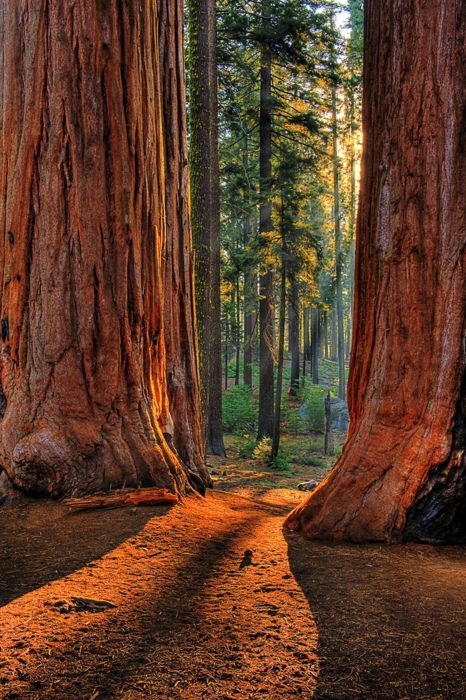
#> input picture F55121075_Daniel Irwansyah_B_Tugas 4 PCD/Gambar asli/gambaraslifft.jpg, 466 x 700 px, found by its file name
$ python fft.py
#> lines starting #> are read from the running program, lines starting #| are printed output that depends on the picture
import cv2
import numpy as np
from matplotlib import pyplot as plt

img = cv2.imread('gambar asli/gambaraslifft.jpg', 0)
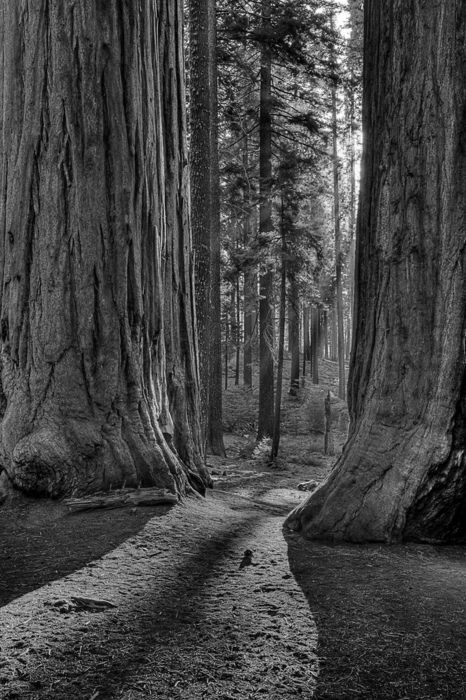
#> img: shape (700, 466); min 0, max 255, mean 68

f = np.fft.fft2(img)
fshift = np.fft.fftshift(f)

magnitude_spectrum = 20*np.log(np.abs(fshift))
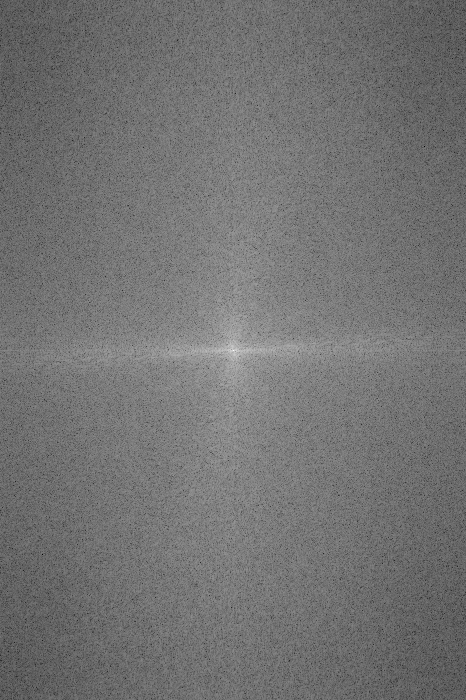
#> magnitude_spectrum: shape (700, 466) float64; min 41.28, max 338.3, mean 175.3; drawn with min black and max white

plt.subplot(121),plt.imshow(img, cmap = 'gray')
plt.title('Gambar Asli'), plt.xticks([]), plt.yticks([])
plt.subplot(122),plt.imshow(magnitude_spectrum, cmap = 'gray')
plt.title('Magnitudo Spektrum Frekuensi'), plt.xticks([]), plt.yticks([])
plt.show()
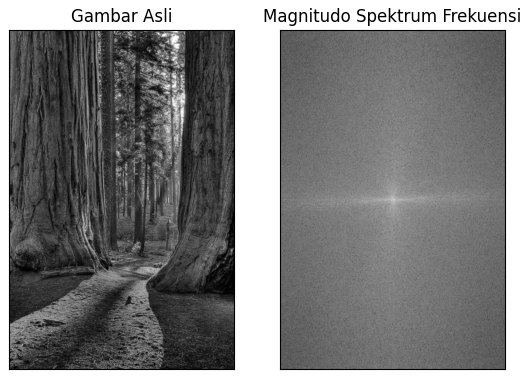
#> figure drawn by matplotlib, 2 panels

cv2.imwrite('hasil_fft.png', magnitude_spectrum)
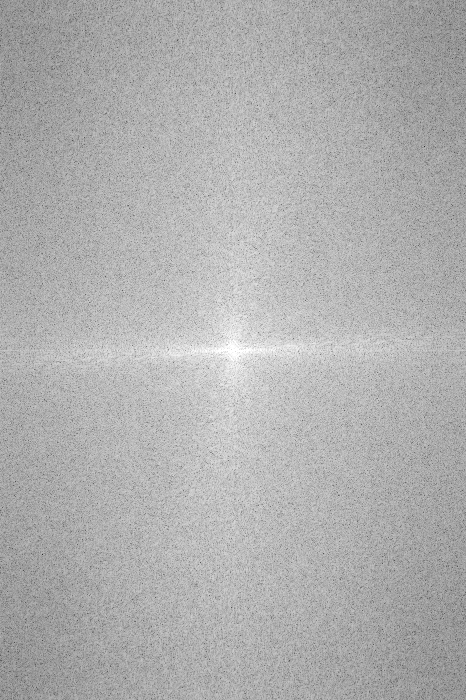
#> saved as hasil_fft.png: shape (700, 466); min 41, max 255, mean 175.3

$ run again, with F55121075_Daniel Irwansyah_B_Tugas 4 PCD/Gambar asli/Butterworth Highpass Filter & Gaussian Highpass Filter.jpg copied over F55121075_Daniel Irwansyah_B_Tugas 4 PCD/Gambar asli/gambaraslifft.jpg
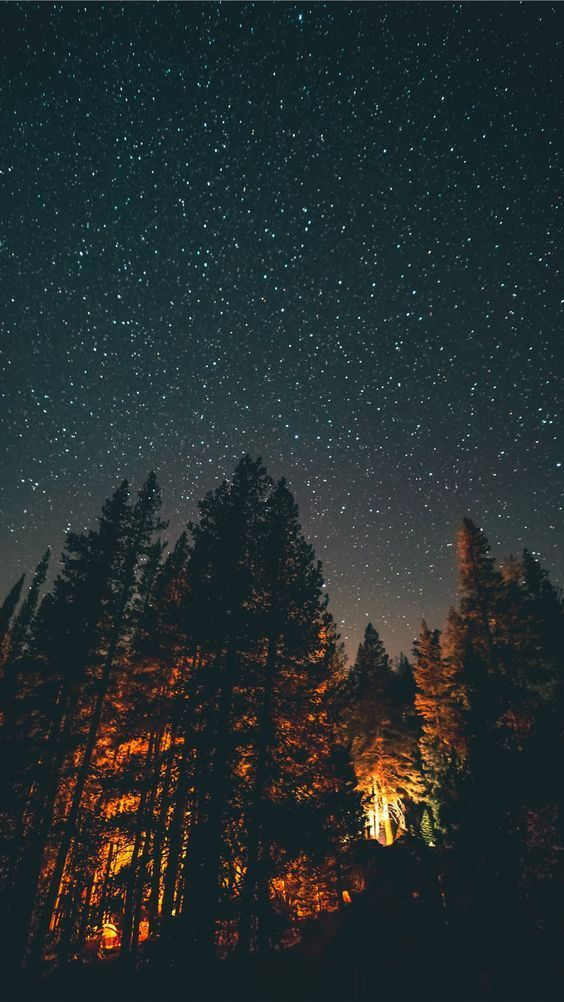
#> input picture F55121075_Daniel Irwansyah_B_Tugas 4 PCD/Gambar asli/Butterworth Highpass Filter & Gaussian Highpass Filter.jpg, 564 x 1002 px, found by its file name
#> `magnitude_spectrum = 20*np.log(np.abs(fshift))`:
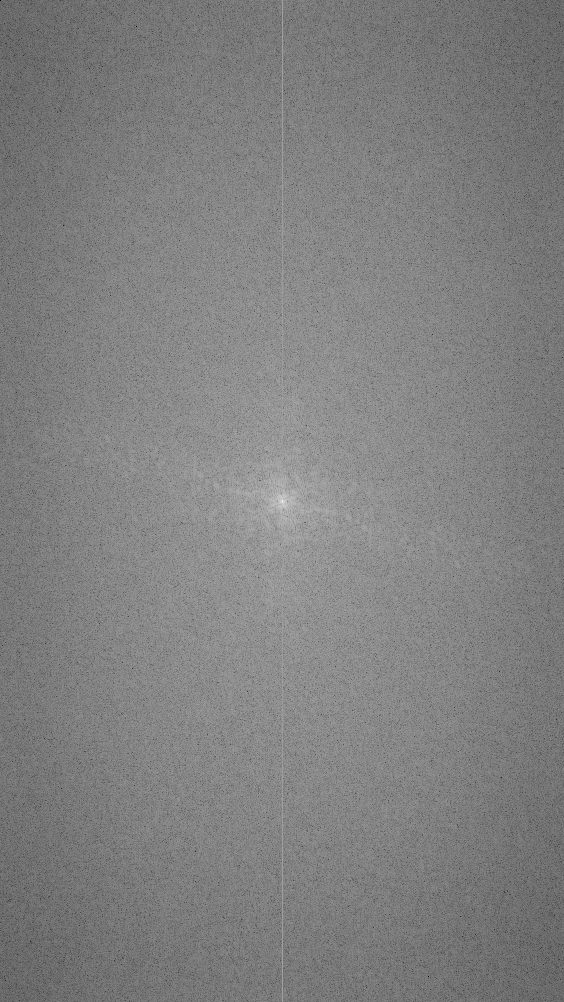
#> magnitude_spectrum: shape (1002, 564) float64; min -1.36e-11, max 340.5, mean 171.3; drawn with min black and max white
#> `cv2.imwrite('hasil_fft.png', magnitude_spectrum)`:
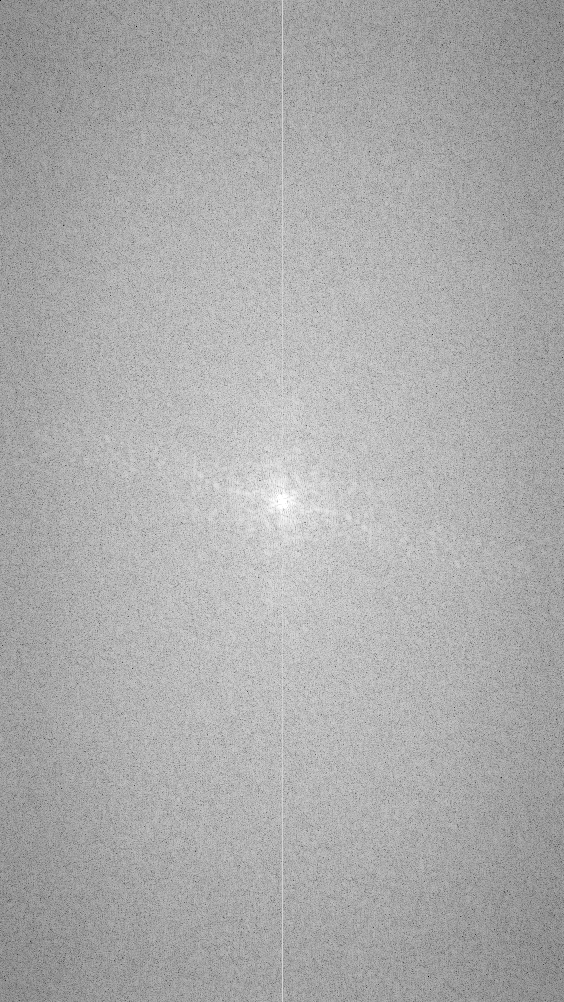
#> saved as hasil_fft.png: shape (1002, 564); min 0, max 255, mean 171.3

$ run again, with F55121075_Daniel Irwansyah_B_Tugas 4 PCD/Gambar asli/Gaussian Lowpass Filter & Ideal Highpass Filter.jpg copied over F55121075_Daniel Irwansyah_B_Tugas 4 PCD/Gambar asli/gambaraslifft.jpg
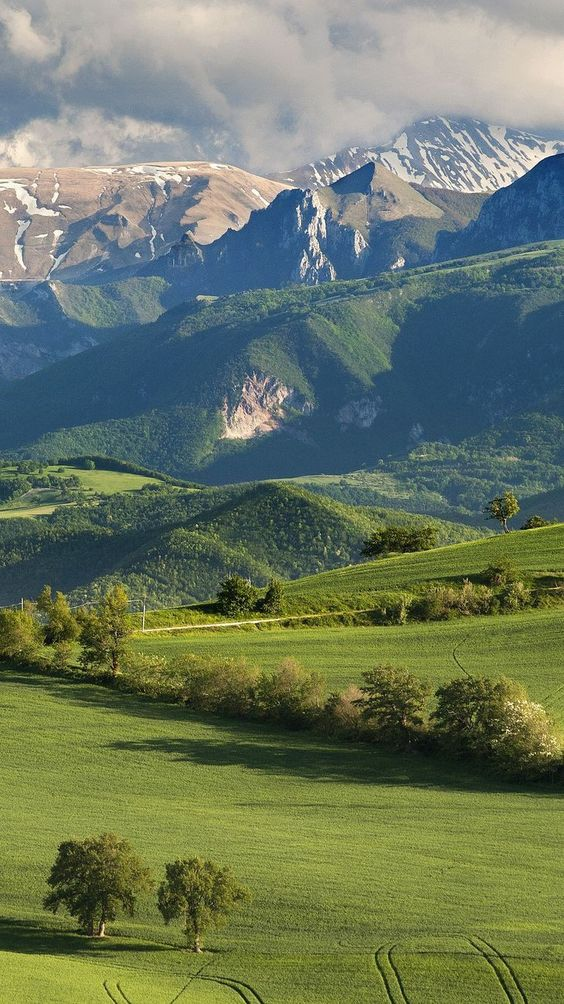
#> input picture F55121075_Daniel Irwansyah_B_Tugas 4 PCD/Gambar asli/Gaussian Lowpass Filter & Ideal Highpass Filter.jpg, 564 x 1004 px, found by its file name
#> `magnitude_spectrum = 20*np.log(np.abs(fshift))`:
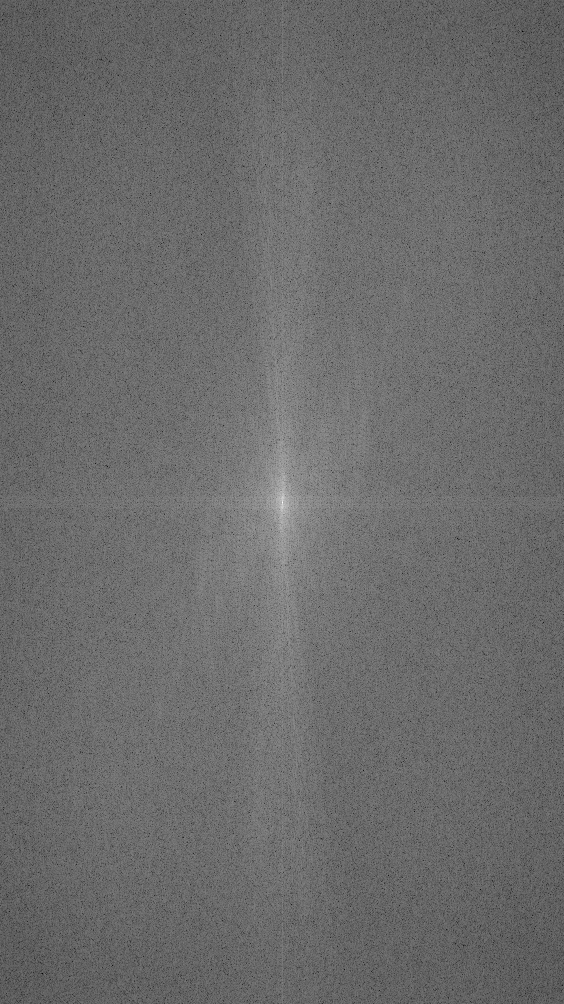
#> magnitude_spectrum: shape (1004, 564) float64; min 48.42, max 359.7, mean 179.6; drawn with min black and max white
#> `cv2.imwrite('hasil_fft.png', magnitude_spectrum)`:
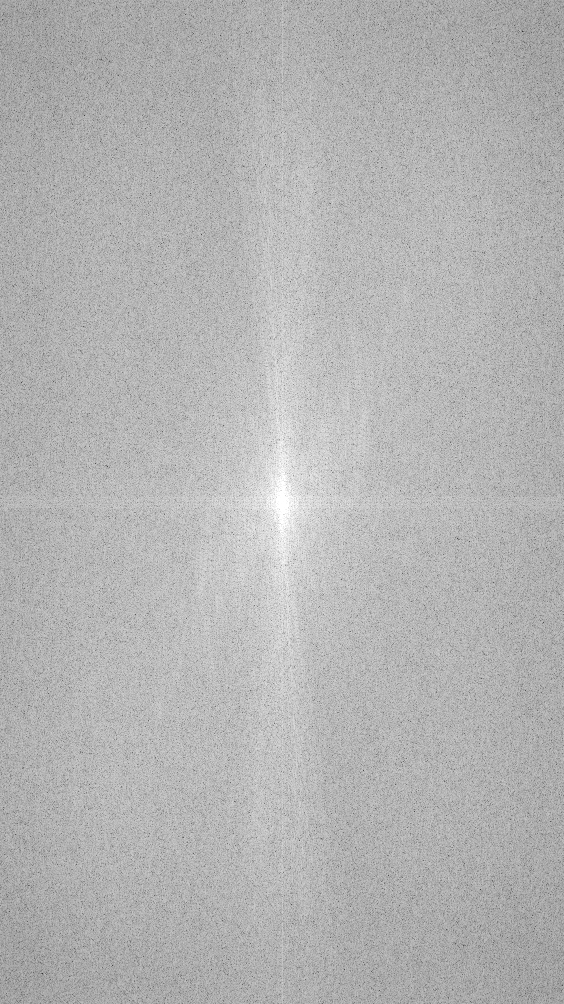
#> saved as hasil_fft.png: shape (1004, 564); min 48, max 255, mean 179.6

$ run again, with F55121075_Daniel Irwansyah_B_Tugas 4 PCD/Gambar asli/gambarasli Ideal Lowpass Filter & Butterworth Lowpass Filter.jpg copied over F55121075_Daniel Irwansyah_B_Tugas 4 PCD/Gambar asli/gambaraslifft.jpg
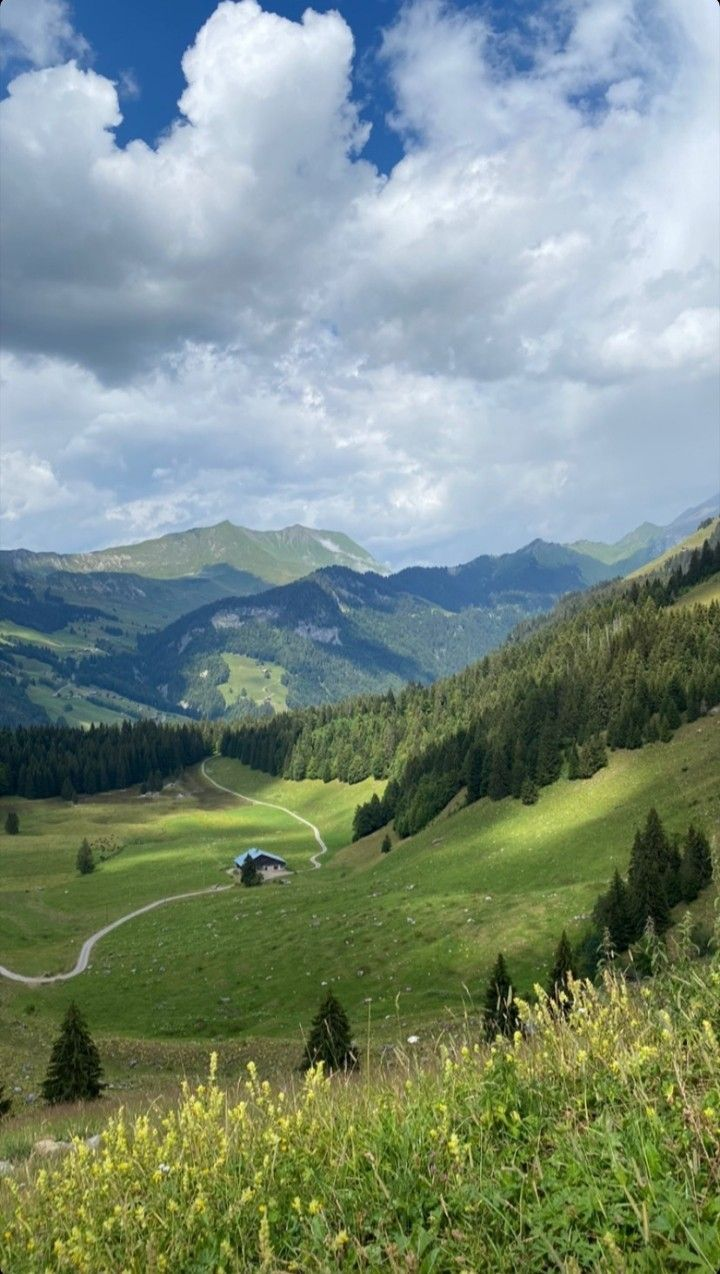
#> input picture F55121075_Daniel Irwansyah_B_Tugas 4 PCD/Gambar asli/gambarasli Ideal Lowpass Filter & Butterworth Lowpass Filter.jpg, 720 x 1274 px, found by its file name
#> `magnitude_spectrum = 20*np.log(np.abs(fshift))`:
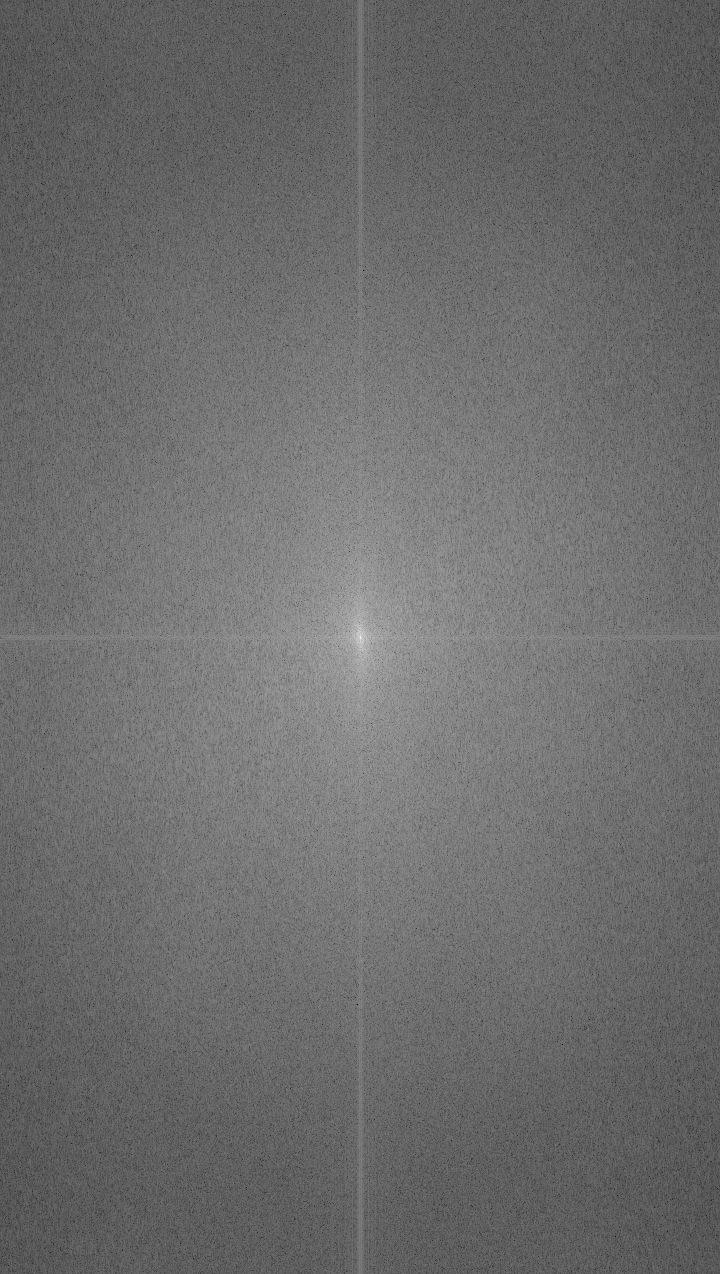
#> magnitude_spectrum: shape (1274, 720) float64; min 7.89, max 372.6, mean 163.8; drawn with min black and max white
#> `cv2.imwrite('hasil_fft.png', magnitude_spectrum)`:
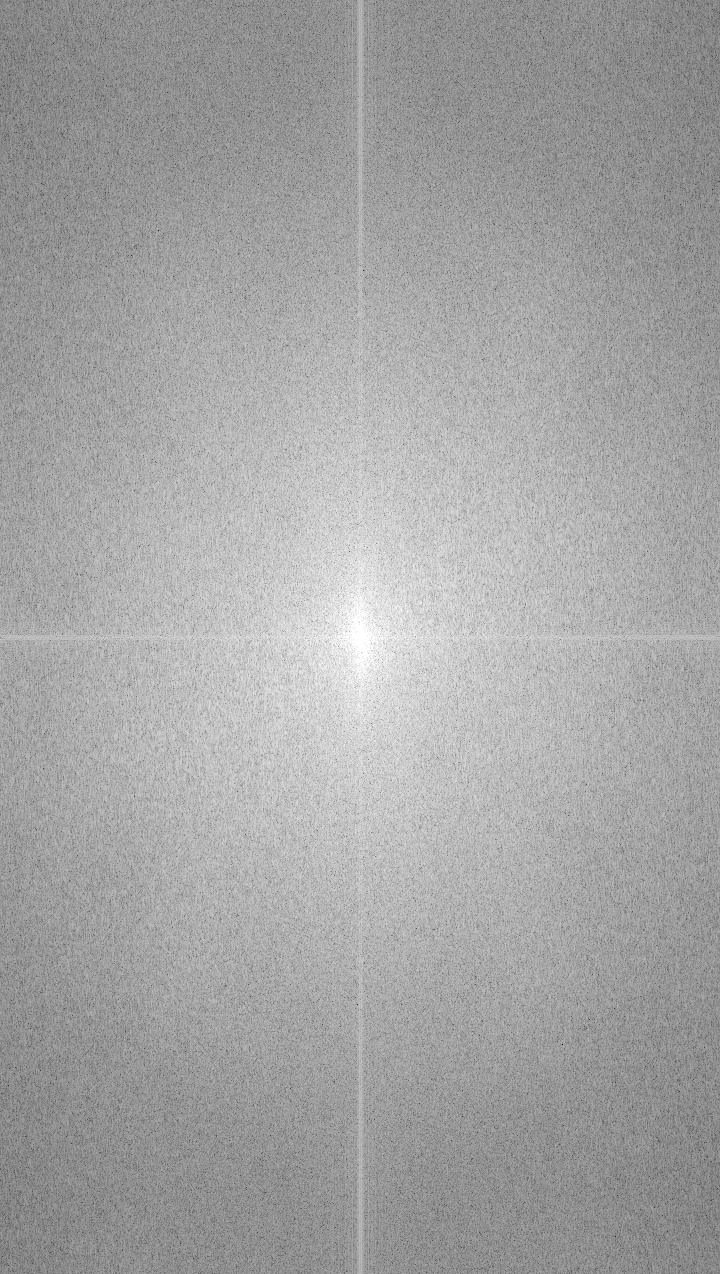
#> saved as hasil_fft.png: shape (1274, 720); min 8, max 255, mean 163.8
